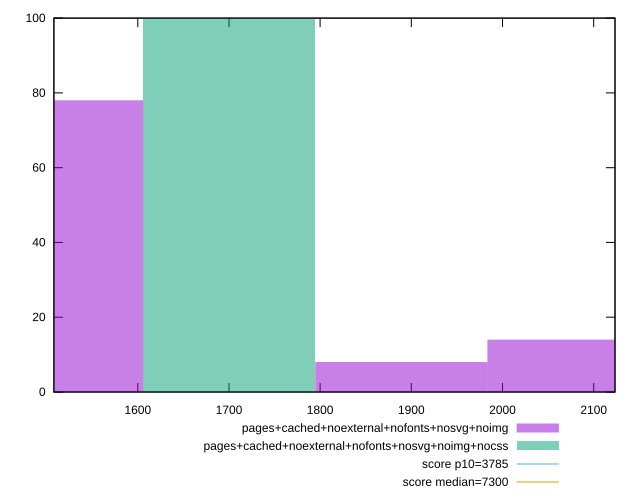

Reproduce this figure in gnuplot.
reset

$pagesCachedNoexternalNofontsNosvgNoimg <<EOF
1511.2320926859918 78
2077.944127443239 14
1889.0401158574898 8
EOF

$pagesCachedNoexternalNofontsNosvgNoimgNocss <<EOF
1700.1361042717408 100
EOF

set key outside below
set boxwidth 188.90401158574898
set xrange [1508.0034:2123.4029499999997]
set yrange [0:100]
set style fill transparent solid 0.5 noborder

set parametric
set terminal svg size 640, 500 enhanced background rgb 'white'
set output "report_00007_2020-12-11T15:55:29.892Z/interactive/comparison/histogram/11_vs_12.svg"

plot $pagesCachedNoexternalNofontsNosvgNoimg title "pages+cached+noexternal+nofonts+nosvg+noimg" with boxes, \
     $pagesCachedNoexternalNofontsNosvgNoimgNocss title "pages+cached+noexternal+nofonts+nosvg+noimg+nocss" with boxes, \
     3785,t title "score p10=3785", \
     7300,t title "score median=7300"

reset
